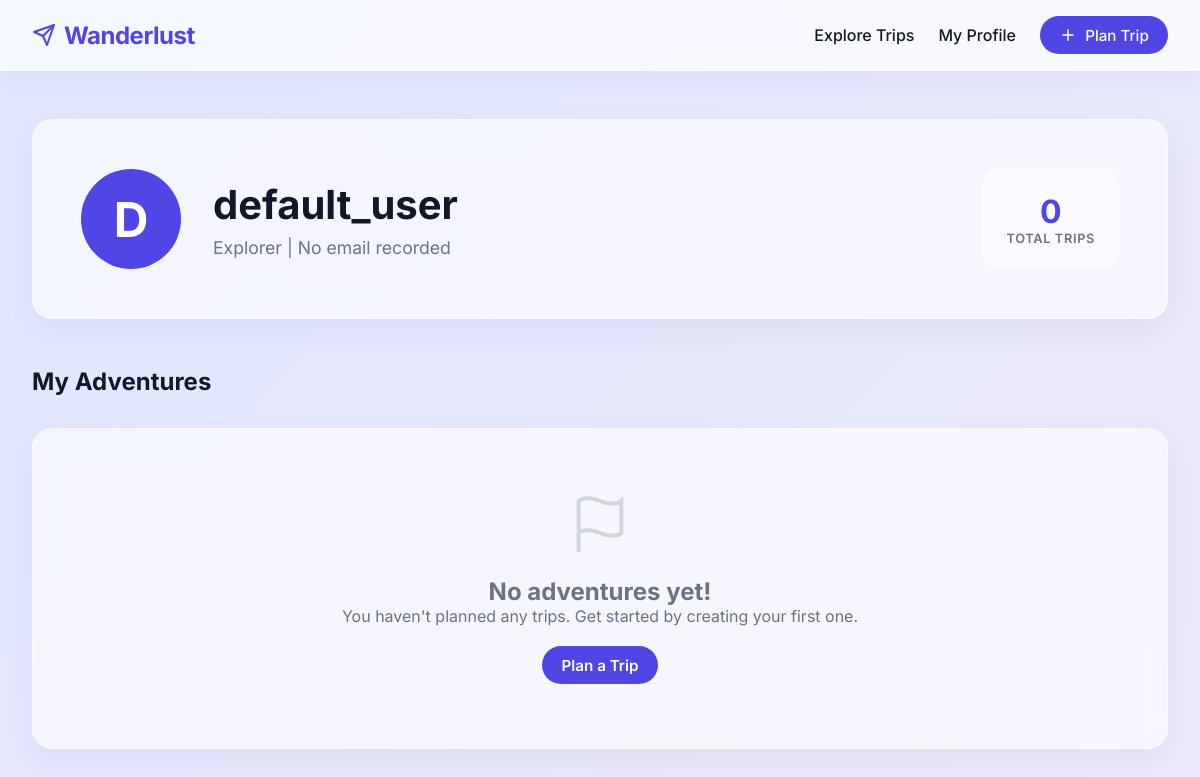
The page /profile/ on the database as committed earlier.
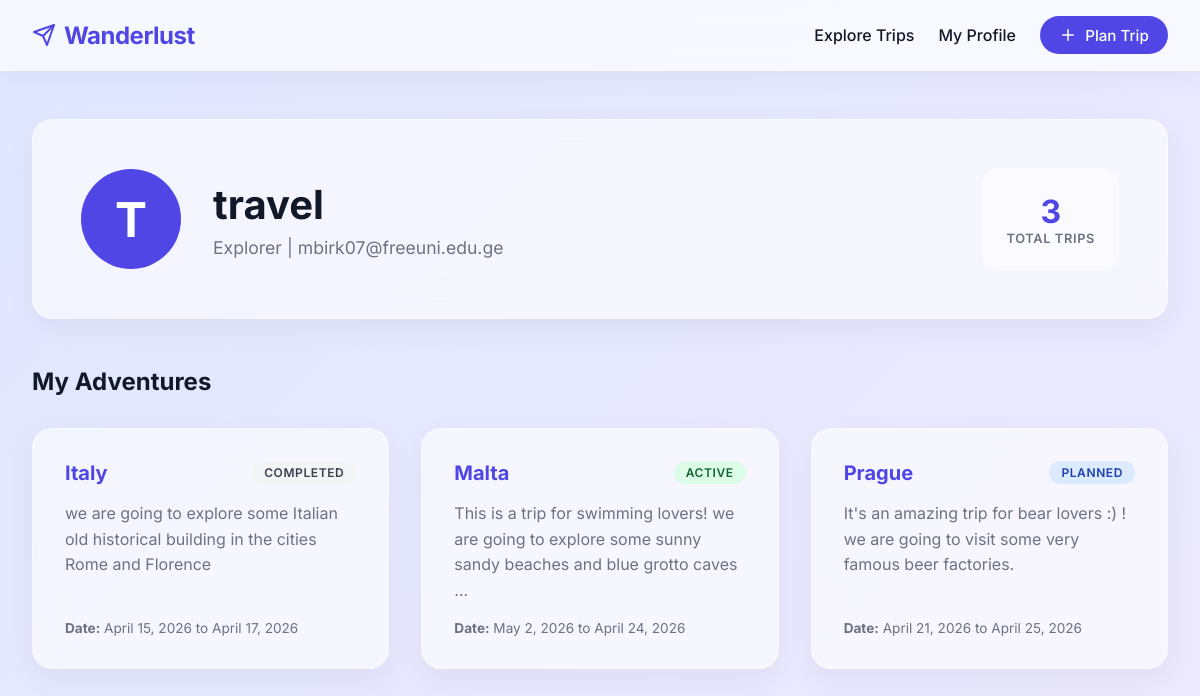
The same page on the database as committed later.
### tasks/models.py (models this page shows, shortened)
class Trip(models.Model):
    STATUS_CHOICES = [
        ('planned', 'Planned'),
        ('active', 'Active'),
        ('completed', 'Completed'),
    ]
    title = models.CharField(max_length=200)
    description = models.TextField(blank=True)
    status = models.CharField(max_length=20, choices=STATUS_CHOICES, default='planned')
    start_date = models.DateField(null=True, blank=True)
    end_date = models.DateField(null=True, blank=True)
    user = models.ForeignKey(User, on_delete=models.CASCADE, related_name='trips')
    created_at = models.DateTimeField(auto_now_add=True)

### tasks/views.py (the view)
# urls.py: path('profile/', views.profile_view, name='profile'),
def profile_view(request):
    if request.user.is_authenticated:
        current_user = request.user
        trips = Trip.objects.filter(user=current_user)
    else:
        current_user = User.objects.first()
        if not current_user:
            current_user = User.objects.create(username="default_user")
        trips = Trip.objects.filter(user=current_user)
    return render(request, 'profile.html', {'trips': trips, 'current_user': current_user})

### tasks/templates/profile.html (shortened to what this page needs)
{% extends 'base.html' %}
{% block content %}
<div style="display: flex; flex-direction: column; gap: 3rem;">
    <div class="glass-card" style="display: flex; align-items: center; gap: 2rem; padding: 3rem;">
        <div style="width: 100px; height: 100px; background: var(--primary); color: white; border-radius: 50%; display: flex; align-items: center; justify-content: center; font-size: 3rem; font-weight: 700;">
            {{ current_user.username|make_list|first|upper }}
        </div>
        <div>
            <h1 style="font-size: 2.5rem; margin-bottom: 0.5rem;">{{ current_user.username }}</h1>
            <p style="color: var(--text-light); font-size: 1.1rem;">Explorer | {{ current_user.email|default:"No email recorded" }}</p>
        </div>
        <div style="margin-left: auto; text-align: center; background: rgba(255,255,255,0.5); padding: 1.5rem; border-radius: 1rem;">
            <p style="font-size: 2rem; font-weight: 700; color: var(--primary);">{{ trips.count }}</p>
            <p style="color: var(--text-light); font-weight: 600; text-transform: uppercase; font-size: 0.8rem; letter-spacing: 0.05em;">Total Trips</p>
        </div>
    </div>
    <div>
        <h2 style="margin-bottom: 2rem;">My Adventures</h2>
        {% if trips %}
        <div class="grid">
            {% for trip in trips %}
            <a href="{% url 'trip_detail' trip.pk %}" class="trip-link">
                <div class="glass-card trip-card">
                    <div style="display: flex; justify-content: space-between; align-items: flex-start;">
                        <h3>{{ trip.title }}</h3>
                        <span class="badge badge-{{ trip.status }}">{{ trip.get_status_display }}</span>
                    </div>
                    <p>{{ trip.description|truncatewords:20 }}</p>
                    <div style="font-size: 0.85rem; color: var(--text-light); margin-top: auto;">
                        <strong>Date:</strong> {{ trip.start_date|default:"TBD" }} to {{ trip.end_date|default:"TBD" }}
                    </div>
                </div>
            </a>
            {% endfor %}
        </div>
        {% else %}
        <div class="glass-card empty-state">
            <svg viewBox="0 0 24 24" fill="none" stroke="currentColor" stroke-width="1.5"><path d="M4 15s1-1 4-1 5 2 8 2 4-1 4-1V3s-1 1-4 1-5-2-8-2-4 1-4 1z"></path><line x1="4" y1="22" x2="4" y2="15"></line></svg>
            <h2>No adventures yet!</h2>
            <p>You haven't planned any trips. Get started by creating your first one.</p>
            <br>
            <a href="{% url 'trip_create' %}" class="btn">Plan a Trip</a>
        </div>
        {% endif %}
    </div>
</div>
{% endblock %}

Rows that differ between the two databases and show on the page:
added Trip: title "Italy", status "COMPLETED", description "we are going to explore some Italian old historical building in the cities Rome and Florence", start_date "April 15, 2026", end_date "April 17, 2026"
added Trip: title "Malta", status "ACTIVE", description "This is a trip for swimming lovers! we are going to explore some sunny sandy beaches and blue grotto caves …", start_date "May 2, 2026", end_date "April 24, 2026"
added Trip: title "Prague", status "PLANNED", description "It's an amazing trip for bear lovers :) ! we are going to visit some very famous beer factories.", start_date "April 21, 2026", end_date "April 25, 2026"
Other text that changed with them:
{{ current_user.username|make_list|first|upper }}: "D" → "T"
{{ current_user.username }}: "default_user" → "travel"
{{ current_user.email|default:"No email recorded" }}: "No email recorded" → "mbirk07@freeuni.edu.ge"
{{ trips.count }}: "0" → "3"
text no longer shown: "No adventures yet! You haven't planned any trips. Get started by creating your first one. Plan a Trip"
